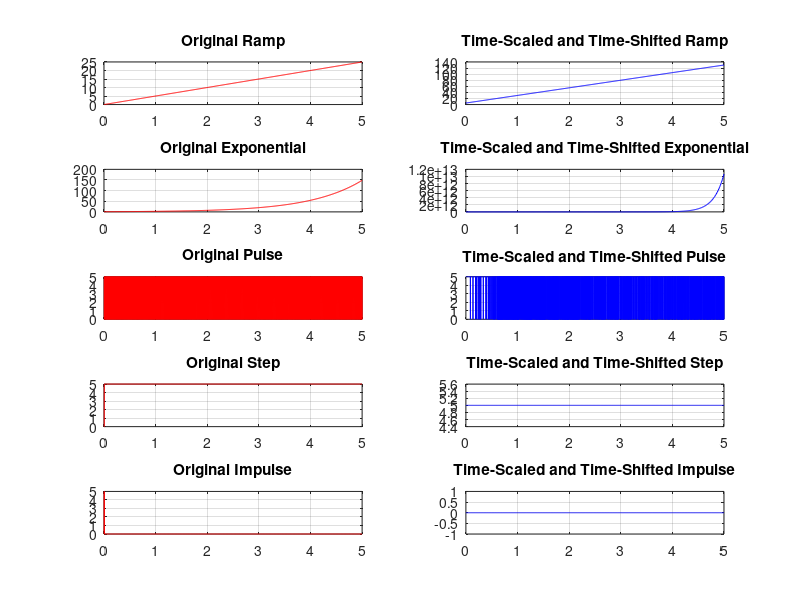

Reproduce this figure in MATLAB.
clc;
close all;
clear all;

figure;

% Ramp
m = input("RAMP\nEnter slope: ");
t = input("Enter time till wave will be present (in s): ");
shift = input("Enter time shift (in s): ");
scale = input("Enter time scaling factor: ");

x = 0:0.01:t;
y = m * x;

% Time scaling and shifting
y_scaled = m * x * scale + shift;

subplot(5,2,1);
plot(x, y, 'r');
title('Original Ramp');
grid on;

subplot(5,2,2);
plot(x, y_scaled, 'b');
title('Time-Scaled and Time-Shifted Ramp');
grid on;

% Exponential
t = input("EXPONENTIAL\nEnter time till wave will be present (in s): ");
shift = input("Enter time shift (in s): ");
scale = input("Enter time scaling factor: ");

x = 0:0.01:t;
y = exp(x);

% Time scaling and shifting
y_scaled = exp(x * scale + shift);

subplot(5,2,3);
plot(x, y, 'r');
title('Original Exponential');
grid on;

subplot(5,2,4);
plot(x, y_scaled, 'b');
title('Time-Scaled and Time-Shifted Exponential');
grid on;

% Pulse
t = input("PULSE\nEnter time till wave will be present (in s): ");
a = input("Amplitude: ");
u = input("Up time (in ms): ");
d = input("Down time (in ms): ");
shift = input("Enter time shift (in s): ");
scale = input("Enter time scaling factor: ");

x = 0:0.001:t;
y = zeros(1, length(x));
for i = 1:length(x)
    if rem(x(i), (u + d) / 1000) < u / 1000
        y(i) = a;
    end
end

% Time scaling and shifting
y_scaled = zeros(1, length(x));
for i = 1:length(x)
    if rem(x(i) * scale + shift, (u + d) / 1000) < u / 1000
        y_scaled(i) = a;
    end
end

subplot(5,2,5);
plot(x, y, 'r');
title('Original Pulse');
grid on;

subplot(5,2,6);
plot(x, y_scaled, 'b');
title('Time-Scaled and Time-Shifted Pulse');
grid on;

% Step
t = input("STEP\nEnter time till wave will be present (in s): ");
a = input("Amplitude: ");
u = input("Step time (in ms): ");
shift = input("Enter time shift (in s): ");
scale = input("Enter time scaling factor: ");

x = 0:0.001:t;
y = zeros(1, length(x));
for i = 1:length(x)
    if x(i) >= u / 1000
        y(i) = a;
    end
end

% Time scaling and shifting
y_scaled = zeros(1, length(x));
for i = 1:length(x)
    if x(i) * scale + shift >= u / 1000
        y_scaled(i) = a;
    end
end

subplot(5,2,7);
plot(x, y, 'r');
title('Original Step');
grid on;

subplot(5,2,8);
plot(x, y_scaled, 'b');
title('Time-Scaled and Time-Shifted Step');
grid on;

% Impulse
t = input("IMPULSE\nEnter time till wave will be present (in s): ");
a = input("Amplitude: ");
u = input("Impulse time (in ms): ");
shift = input("Enter time shift (in s): ");
scale = input("Enter time scaling factor: ");

x = 0:0.001:t;
y = zeros(1, length(x));
for i = 1:length(x)
    if x(i) == u / 1000
        y(i) = a;
    end
end

% Time scaling and shifting
y_scaled = zeros(1, length(x));
for i = 1:length(x)
    if abs(x(i) * scale + shift - u / 1000) < 1e-6
        y_scaled(i) = a;
    end
end

subplot(5,2,9);
plot(x, y, 'r');
title('Original Impulse');
grid on;

subplot(5,2,10);
plot(x, y_scaled, 'b');
title('Time-Scaled and Time-Shifted Impulse');
grid on;

return;